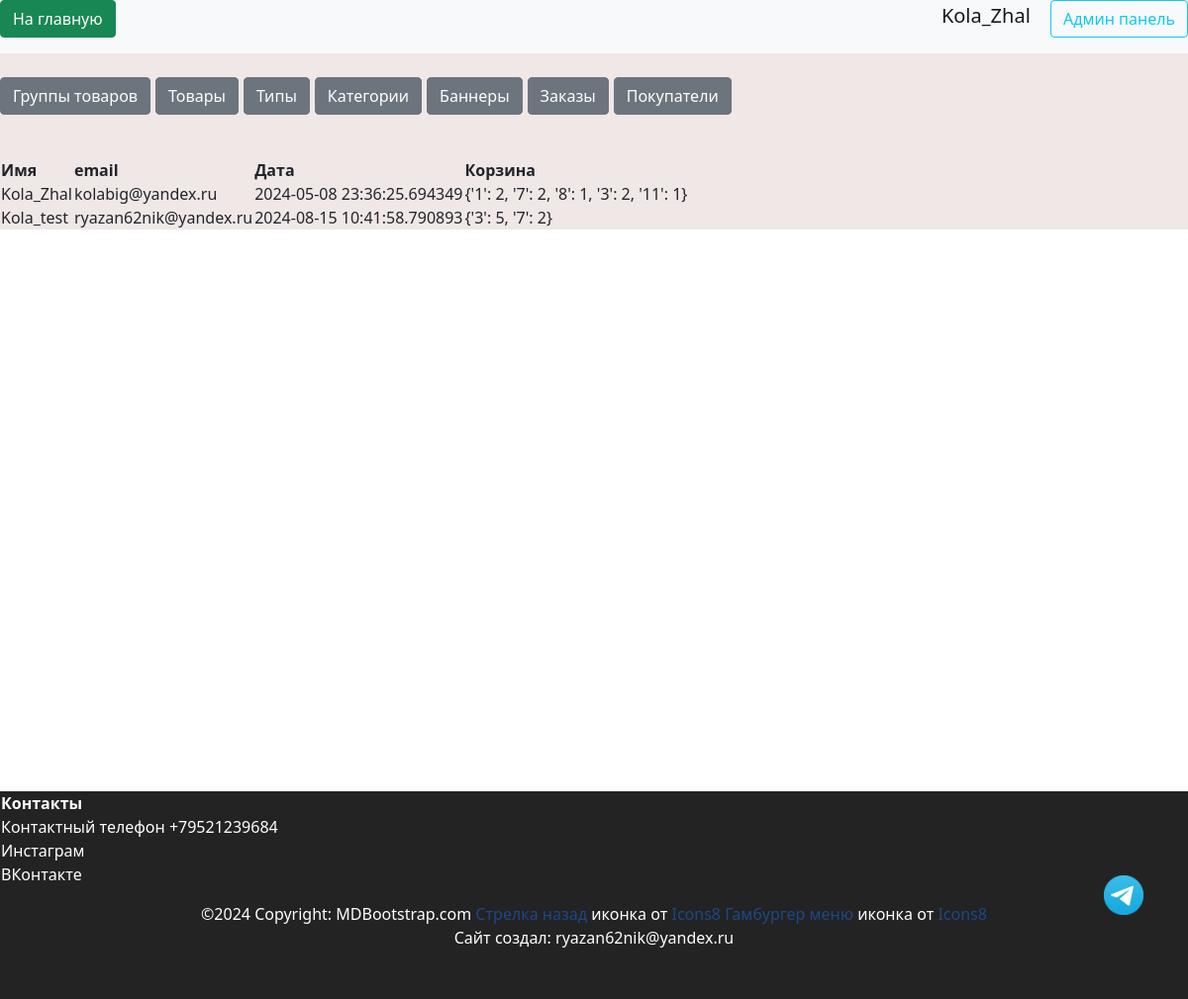
/admin/users (signed in), run on an earlier commit of the app's database.
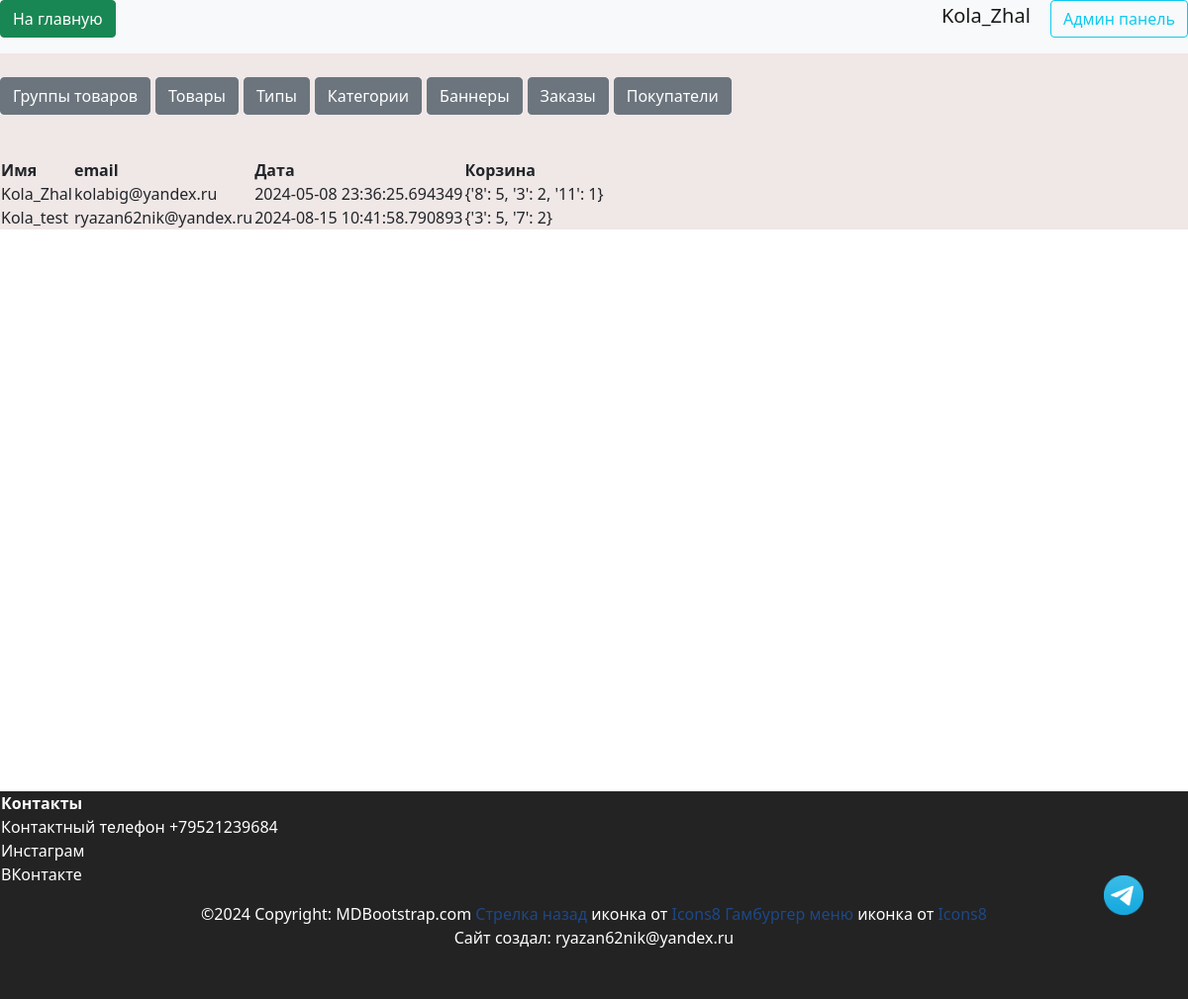
And on a later commit of the database.
### data/users.py (models this page shows, shortened)
class User(SqlAlchemyBase, UserMixin, SerializerMixin):
    __tablename__ = 'users'
    id = sqlalchemy.Column(sqlalchemy.Integer,
                           primary_key=True, autoincrement=True)
    name = sqlalchemy.Column(sqlalchemy.String, nullable=True)
    tel = sqlalchemy.Column(sqlalchemy.String, nullable=True)
    email = sqlalchemy.Column(sqlalchemy.String,
                              index=True, unique=True, nullable=True)
    hashed_password = sqlalchemy.Column(sqlalchemy.String, nullable=True)
    created_date = sqlalchemy.Column(sqlalchemy.DateTime,
                                     default=datetime.datetime.now)
    basket = sqlalchemy.Column(sqlalchemy.String, default='{}')
    admin = sqlalchemy.Column(sqlalchemy.Boolean, default=False)
    tg_id = sqlalchemy.Column(sqlalchemy.String, nullable=True)
    confirmed = sqlalchemy.Column(sqlalchemy.Boolean, default=False)
    address = sqlalchemy.Column(sqlalchemy.String, nullable=True)
    orders = orm.relationship("Order", back_populates='user')

### server.py (the view)
@app.route("/admin/users", methods=["GET", "POST"])
@login_required
def admin_user():
    if current_user.admin:
        db_sess = db_session.create_session()
        users = db_sess.query(User).all()
        return render_template(
            "pages/admin_users.html", title="Админ панель", users=users
        )

### data/db_session.py (called while the page is built)
def create_session() -> Session:
    global __factory
    return __factory()

### server.py (called while the page is built)
@login_manager.user_loader
def load_user(user_id):
    db_sess = db_session.create_session()
    return db_sess.query(User).filter(User.id == user_id).first()

### templates/pages/admin_users.html
{% extends "pages/base_admin.html" %}
{% block admincontent %}
<br>
<div style="overflow: auto;">
    <table>
        <tr>
            <th>Имя</th>
            <th>email</th>
            <th>Дата</th>
            <th>Корзина</th>
        </tr>
        {% for user in users %}
        <tr>
            <td>{{ user.name }}</td>
            <td>{{ user.email }}</td>
            <td>{{ user.created_date }}</td>
            <td>{{ user.basket }}</td>
        </tr>
        {% endfor %}
    </table>
</div>
{% endblock %}

### templates/pages/base_admin.html
<link rel="stylesheet" href="{{ url_for('static', filename='css/admin.css') }}">
{% extends "base.html" %}
{% block content %}
<div class="admin-background">
    <br>
    <div>
        <table>
            <ol class="breadcrumb-list">
                <li class="breadcrumb-list__item"><a href="/admin/productsgroups" class="btn btn-secondary">Группы
                        товаров</a></li>
                <li class="breadcrumb-list__item"><a href="/admin/products" class="btn btn-secondary">Товары</a></li>
                <li class="breadcrumb-list__item"><a href="/admin/types" class="btn btn-secondary">Типы</a></li>
                <li class="breadcrumb-list__item"><a href="/admin/categories" class="btn btn-secondary">Категории</a>
                </li>
                <li class="breadcrumb-list__item"><a href="/admin/banners" class="btn btn-secondary">Баннеры</a></li>
                <li class="breadcrumb-list__item"><a href="/admin/orders" class="btn btn-secondary">Заказы</a></li>
                <li class="breadcrumb-list__item"><a href="/admin/users" class="btn btn-secondary">Покупатели</a></li>
            </ol>
        </table>
    </div>
    <div>
        {% block admincontent %}{% endblock %}
    </div>
</div>
{% endblock %}

### templates/base.html (shortened to what this page needs)
<!doctype html>
<html lang="ru">
<head>
    <link rel="stylesheet" href="{{ url_for('static', filename='css/bootstrap.min.css') }}">
    <link rel="stylesheet" href="{{ url_for('static', filename='css/header.css') }}">
    <link rel="stylesheet" href="{{ url_for('static', filename='css/footer.css') }}">
    <link rel="stylesheet" href="{{ url_for('static', filename='css/style.css') }}">
    <link rel="stylesheet" href="{{ url_for('static', filename='css/mystyle.css') }}">
    <link rel="stylesheet" href="{{ url_for('static', filename='css/index.css') }}">
    <link rel="stylesheet" href="{{ url_for('static', filename='css/product_style.css') }}">
</head>
<body>
    {% include 'includes/header.html' %}
    <div class="my-container">
        <main>
            {% block content %}
            {% endblock %}
        </main>
        {% include 'includes/footer.html' %}
    </div>
    <a href="https://t.me/Ok_se_96" target="_blank">
        <div class="tg-button"></div>
    </a>
</body>
</html>

### templates/includes/header.html
<header class="header--fixed">
    <nav class="navbar navbar-light bg-light">
        <p align="right">
            <a href="/index" class="btn btn-success"> На главную </a>
        </p>
        {% if current_user.is_authenticated %}
        <p align="right">
            <a class="logout navbar-brand" href="/logout">{{ current_user.name }}</a>
            {% if current_user.admin%}
            <a class="btn btn-outline-info mr-2" href="/admin/products">Админ панель</a>
            {% endif %}
            {% else %}
        <p align="right">
            <a class="btn btn-primary" onclick="saveHref('/register')" href="/register">Зарегистрироваться</a>
            <a class="btn btn-success" onclick="saveHref('/login')" href="/login">Войти</a>
        </p>
        {% endif %}
    </nav>
</header>

### templates/includes/footer.html
<footer class="bg-body-tertiary text-center text-lg-start">
    <table>
        <tr>
            <th>Контакты</th>
        </tr>
        <tr>
            <td>Контактный телефон <a href="tel:+79521239684" style="color:#FFFFFF">+79521239684</a></td>
        </tr>
        <tr>
            <td><a href="https://www.instagram.com/b_decor_e?igsh=b2hqcHRpaGV5bGYx&utm_source=qr"
                    target="_blank">Инстаграм</a>
            </td>
        </tr>
        <tr>
            <td><a href="https://vk.com/ok_se_96" target="_blank">ВКонтакте</a>
            </td>
        </tr>
    </table>
    <div class="text-center p-3">
        ©2024 Copyright:
        <a href="https://mdbootstrap.com/" style="color:#FFFFFF">MDBootstrap.com</a>
        <a target="_blank" href="https://icons8.com/icon/40217/back">Стрелка назад</a> иконка от <a target="_blank"
            href="https://icons8.com">Icons8</a>
        <a target="_blank" href="https://icons8.com/icon/8113/menu">Гамбургер меню</a> иконка от <a target="_blank"
            href="https://icons8.com">Icons8</a>
        <p>Сайт создал: ryazan62nik@yandex.ru</p>
    </div>
</footer>

### static/css/admin.css (style rules this page uses)
ol.breadcrumb-list { margin-bottom: 20px; margin-top: 20px; }
.breadcrumb-list { background-color: transparent; border-radius: 0; color: gray; display: flex; font-size: 13px; margin-block-start: 0 !important; padding-left: 0; padding-right: 0; position: relative; }
.breadcrumb-list__item { background: #f6f6f6; display: inline-block; list-style-type: none; white-space: nowrap; width: max-content; margin-right: 5px; }

### static/css/header.css (style rules this page uses)
:root { --main-color: #0179FA; --second-color: white; }

### static/css/footer.css (style rules this page uses)
:root { --main-color: #111111; --second-color: white; }
footer { background-color: var(--main-color); }
footer table tr, footer table tr td a { color: var(--second-color); text-align: start; }
footer { position: absolute; bottom: -210px; height: 210px; width: 100%; }

### static/css/mystyle.css (style rules this page uses)
html { --firstly-color: white; --secondary-color: rgba(91, 82, 212, 0.837); --thirdly-color: rgb(99, 96, 105); --fourly-color: rgb(144, 182, 242); --black: rgb(35, 35, 35); --dark-blue: #12191d; --white: #ffffff; --green: #33ff00; --caribbean: #00e197; --light-green: #8eef8c; --turquoise: #12eeff; --pink: #f053d5; --red: #fe785a; --gray-900: #0c1114; --gray-700: #242a2c; --gray-650: #495257; --gray-600: #424b4f; --gray-500: #495257; --gray-300: #8d979e; --gray-200: #acb4b9; --gray-150: #aeb6bb; --gray-100: #eef1f3; --gray-50: #f6f8f9; --framing: black; --text-color: white; }
main { flex: 1; min-width: 95%; justify-content: center; display: block; margin: 0 auto; text-align: left; }
body { min-height: 100vh; position: relative; margin: 0; padding: 0; text-align: center; }
.my-container { min-width: 100%; max-width: 98vw; }
.admin-background { background-color: rgb(240, 231, 231); }
footer { clear: both; padding: 0; background: var(--black); color: #ffffff; overflow: hidden; min-width: 100; }
.tg-button { display: block; position: fixed; bottom: 10vh; right: 5vh; width: 5vh; height: 5vh; border: none; background-image: url(../img/system/tg_logo.png); background-size: cover; margin: 5px 5px; }

### static/css/index.css (style rules this page uses)
.navbar { padding-top: 0; padding-bottom: 0; }

### static/css/product_style.css (style rules this page uses)
:root { --product-text-color: rgb(255, 122, 0); --product-description-color: rgb(195, 213, 243); --product-title-color: rgb(255, 215, 0); --product-background: rgb(19, 68, 124); }
a { color: rgb(29, 72, 136); text-decoration: none; }

What changed in the data, as far as the page shows it:
changed User "Kola_Zhal": basket "{'1': 2, '7': 2, '8': 1, '3': 2, '11': 1}" → "{'8': 5, '3': 2, '11': 1}"
